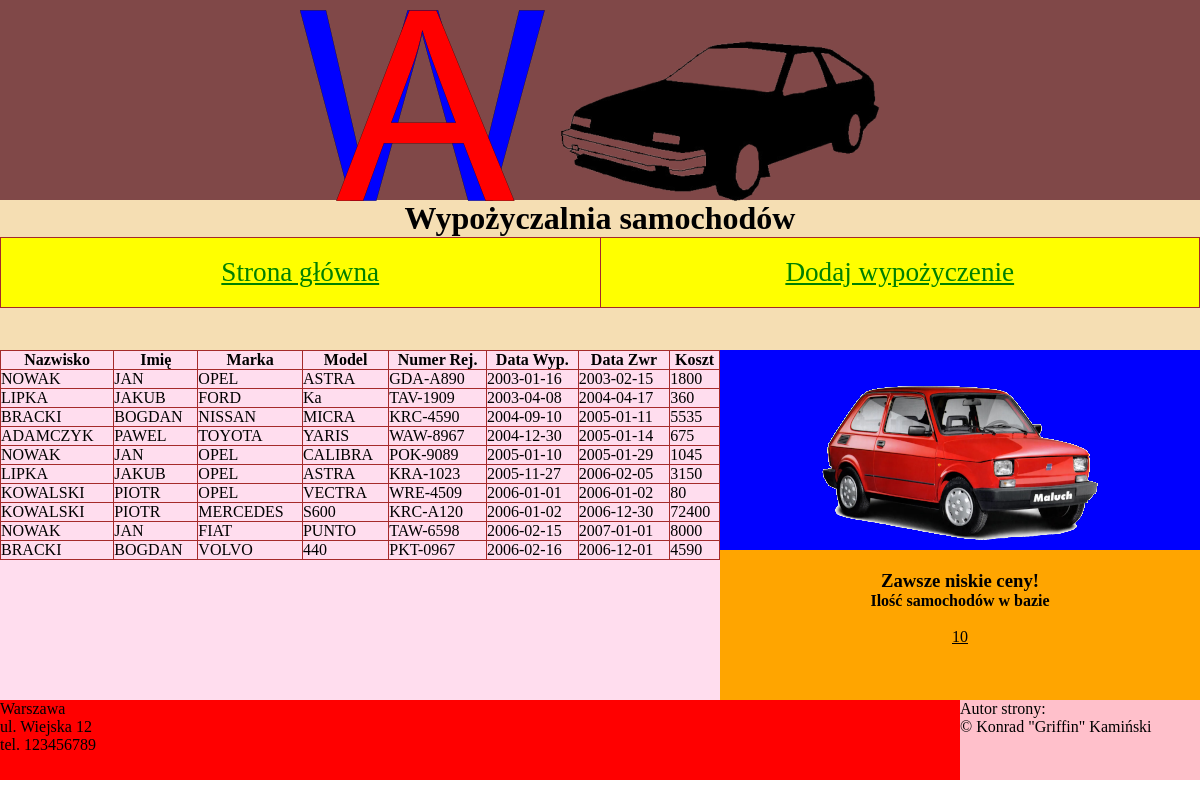
The page / on the database its author committed.
### tables this page shows
CREATE TABLE `wypozyczenia` (
  `ID_WYP` int(4) NOT NULL,
  `ID_SAM` int(4) DEFAULT NULL,
  `ID_KLI` int(4) DEFAULT NULL,
  `DATA_WYP` date DEFAULT NULL,
  `DATA_ZWR` date DEFAULT NULL,
  `KOSZT` int(6) DEFAULT NULL
);

CREATE TABLE `klienci` (
  `ID_KLI` int(4) NOT NULL,
  `NAZWISKO` varchar(15) DEFAULT NULL,
  `IMIE` varchar(15) DEFAULT NULL,
  `NR_DOWODU` varchar(9) DEFAULT NULL,
  `MIEJSCOWOSC` varchar(25) DEFAULT NULL,
  `ULICA` varchar(25) DEFAULT NULL
);

CREATE TABLE `samochody` (
  `ID_SAM` int(4) NOT NULL,
  `NR_REJ` varchar(8) DEFAULT NULL,
  `MARKA` varchar(12) DEFAULT NULL,
  `MODEL` varchar(12) DEFAULT NULL,
  `ROK_PROD` int(4) DEFAULT NULL,
  `KRAJ_PROD` varchar(15) DEFAULT NULL,
  `POJ_SIL` int(3) DEFAULT NULL,
  `KOSZT_DNIA` int(4) DEFAULT NULL
);

### index.php (the view, shortened to what this page needs)
<!DOCTYPE html>
<html lang="pl">
<head>
    <link rel="stylesheet" href="styls.css">
</head>
<body>
    <div class="banner">
        <img src="logo.png" alt="nasze logo">
    </div>
    <div class="nav">
        <h1>Wypożyczalnia samochodów</h1>
        <table>
            <tr>
                <td>
                    <a href="index.php">Strona główna</a>
                </td>
                <td>
                    <a href="dodaj.php">Dodaj wypożyczenie</a>
                </td>
            </tr>
        </table>
    </div>
    <section  style="display: flex; flex-direction: row;">
        <div class="section-left">
            <table>
                <tr>
                    <th>Nazwisko</th>
                    <th>Imię</th>
                    <th>Marka</th>
                    <th>Model</th>
                    <th>Numer Rej.</th>
                    <th>Data Wyp.</th>
                    <th>Data Zwr</th>
                    <th>Koszt</th>
                </tr>
                <?php
                    $conn = mysqli_connect("127.0.0.1","root","","samochody");
                    $query = "SELECT klienci.IMIE, klienci.NAZWISKO, samochody.MARKA, samochody.MODEL, samochody.NR_REJ, wypozyczenia.DATA_WYP, wypozyczenia.DATA_ZWR, wypozyczenia.KOSZT FROM klienci INNER JOIN wypozyczenia ON klienci.ID_KLI = wypozyczenia.ID_KLI INNER JOIN samochody ON samochody.ID_SAM = wypozyczenia.ID_SAM;";
                    $result = mysqli_query($conn, $query);
                    while ($row = mysqli_fetch_array($result)) {
                        echo"
                            <tr>
                                <td>".$row[1]."</td>
                                <td>".$row[0]."</td>
                                <td>".$row[2]."</td>
                                <td>".$row[3]."</td>
                                <td>".$row[4]."</td>
                                <td>".$row[5]."</td>
                                <td>".$row[6]."</td>
                                <td>".$row[7]."</td>
                            </tr>
                        ";
                    }
                ?>
            </table>
        </div>
        <div class="lefts" style="display: flex; flex-direction: column;">
            <div class="section-right-1">
                <img src="auto.png" alt="maluch">
            </div>
            <div class="section-right-2">
                <h3 id="bait">Zawsze niskie ceny!</h3>
                <h4>Ilość samochodów w bazie</h4><br>
                <?php
                    $conn = mysqli_connect("127.0.0.1","root","","samochody");
                    $query = "SELECT COUNT(samochody.ID_SAM) FROM samochody";
                    $result = mysqli_query($conn, $query);
                    while ($row = mysqli_fetch_array($result)) {
                        echo"
                            <p>".$row[0]."</p>
                        ";
                    }
                ?>
            </div>
        </div>
    </section>
    <div class="footers" style="display: flex; flex-direction: row;">
        <div class="footer-1">
            <p>Warszawa</p>
            <p>ul. Wiejska 12</p>
            <p>tel. 123456789</p>
        </div>
        <div class="footer-2">
            Autor strony:<br> &copy; Konrad "Griffin" Kamiński
        </div>
    </div>
</body>
</html>

### styls.css (style rules this page uses)
html,body { font-family: Tahoma; margin: 0; }
* { margin: 0; padding: 0; box-sizing: border-box; }
.banner { background-color: rgb(128, 72, 72); height: 200px; margin: auto; position: relative; }
.nav { background-color: wheat; height: 150px; }
.section-left { width: 60%; background-color: #FFDDEE; height: 350px; }
.section-right-1 { width: 40svw; height: 200px; background-color: blue; position: relative }
.section-right-2 { height: 150px; width: 40svw; background-color: orange; }
.footer-1 { height: 80px; width: 80%; background-color: red; }
.footer-2 { height: 80px; width: 20%; background-color: pink; }
img { position: absolute; margin: auto; left: 0; right: 0; bottom: 0; top: 0; }
h3 { text-align: center; margin-top: 20px; }
a { color: green; text-decoration: underline; font-size: 170%; height: 100%; width: 100%; }
h1,h4,h5 { text-align: center; }
table, th,td { border: 1px solid brown; margin: auto; border-collapse: collapse; }
table { width: 100%; }
.nav td { margin: auto; width: 300px; height: 70px; text-align: center; background-color: yellow; }
.section-right-2 p { text-align: center; text-decoration: underline; }

### rows shown on the page
wypozyczenia: ID_KLI.NAZWISKO "NOWAK", ID_KLI.IMIE "JAN", ID_SAM.MARKA "OPEL", ID_SAM.MODEL "ASTRA", ID_SAM.NR_REJ "GDA-A890", DATA_WYP "2003-01-16", DATA_ZWR "2003-02-15", KOSZT "1800"
wypozyczenia: ID_KLI.NAZWISKO "LIPKA", ID_KLI.IMIE "JAKUB", ID_SAM.MARKA "FORD", ID_SAM.MODEL "Ka", ID_SAM.NR_REJ "TAV-1909", DATA_WYP "2003-04-08", DATA_ZWR "2004-04-17", KOSZT "360"
wypozyczenia: ID_KLI.NAZWISKO "BRACKI", ID_KLI.IMIE "BOGDAN", ID_SAM.MARKA "NISSAN", ID_SAM.MODEL "MICRA", ID_SAM.NR_REJ "KRC-4590", DATA_WYP "2004-09-10", DATA_ZWR "2005-01-11", KOSZT "5535"
wypozyczenia: ID_KLI.NAZWISKO "ADAMCZYK", ID_KLI.IMIE "PAWEL", ID_SAM.MARKA "TOYOTA", ID_SAM.MODEL "YARIS", ID_SAM.NR_REJ "WAW-8967", DATA_WYP "2004-12-30", DATA_ZWR "2005-01-14", KOSZT "675"
wypozyczenia: ID_KLI.NAZWISKO "NOWAK", ID_KLI.IMIE "JAN", ID_SAM.MARKA "OPEL", ID_SAM.MODEL "CALIBRA", ID_SAM.NR_REJ "POK-9089", DATA_WYP "2005-01-10", DATA_ZWR "2005-01-29", KOSZT "1045"
wypozyczenia: ID_KLI.NAZWISKO "LIPKA", ID_KLI.IMIE "JAKUB", ID_SAM.MARKA "OPEL", ID_SAM.MODEL "ASTRA", ID_SAM.NR_REJ "KRA-1023", DATA_WYP "2005-11-27", DATA_ZWR "2006-02-05", KOSZT "3150"
wypozyczenia: ID_KLI.NAZWISKO "KOWALSKI", ID_KLI.IMIE "PIOTR", ID_SAM.MARKA "OPEL", ID_SAM.MODEL "VECTRA", ID_SAM.NR_REJ "WRE-4509", DATA_WYP "2006-01-01", DATA_ZWR "2006-01-02", KOSZT "80"
wypozyczenia: ID_KLI.NAZWISKO "KOWALSKI", ID_KLI.IMIE "PIOTR", ID_SAM.MARKA "MERCEDES", ID_SAM.MODEL "S600", ID_SAM.NR_REJ "KRC-A120", DATA_WYP "2006-01-02", DATA_ZWR "2006-12-30", KOSZT "72400"
wypozyczenia: ID_KLI.NAZWISKO "NOWAK", ID_KLI.IMIE "JAN", ID_SAM.MARKA "FIAT", ID_SAM.MODEL "PUNTO", ID_SAM.NR_REJ "TAW-6598", DATA_WYP "2006-02-15", DATA_ZWR "2007-01-01", KOSZT "8000"
wypozyczenia: ID_KLI.NAZWISKO "BRACKI", ID_KLI.IMIE "BOGDAN", ID_SAM.MARKA "VOLVO", ID_SAM.MODEL "440", ID_SAM.NR_REJ "PKT-0967", DATA_WYP "2006-02-16", DATA_ZWR "2006-12-01", KOSZT "4590"

### other values the page prints
$row[0] "10"
